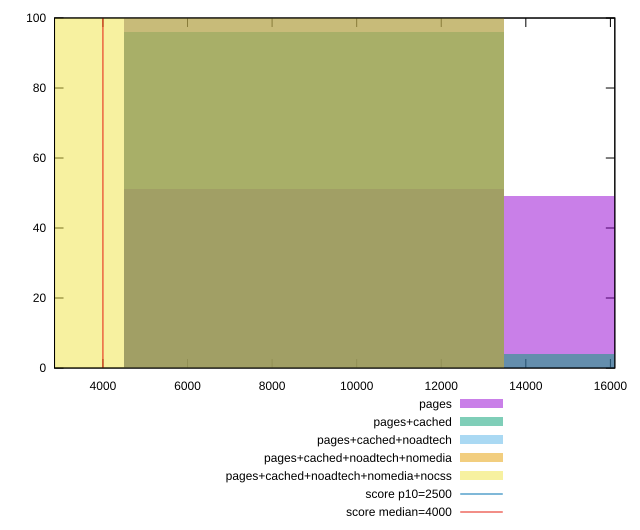

Source code (gnuplot):
reset

$pages <<EOF
17987.81962897771 49
8993.909814488856 51
EOF

$pagesCached <<EOF
17987.81962897771 4
8993.909814488856 96
EOF

$pagesCachedNoadtech <<EOF
8993.909814488856 100
EOF

$pagesCachedNoadtechNomedia <<EOF
8993.909814488856 100
EOF

$pagesCachedNoadtechNomediaNocss <<EOF
0 100
EOF

set key outside below
set boxwidth 8993.909814488856
set xrange [2855.359500000001:16104.630999999998]
set yrange [0:100]
set trange [0:100]
set style fill transparent solid 0.5 noborder

set parametric
set terminal svg size 640, 530 enhanced background rgb 'white'
set output "report_00012_2021-02-09T11:01:39.952Z/largest-contentful-paint/comparison/histogram/all_raw.svg"

plot $pages title "pages" with boxes, \
     $pagesCached title "pages+cached" with boxes, \
     $pagesCachedNoadtech title "pages+cached+noadtech" with boxes, \
     $pagesCachedNoadtechNomedia title "pages+cached+noadtech+nomedia" with boxes, \
     $pagesCachedNoadtechNomediaNocss title "pages+cached+noadtech+nomedia+nocss" with boxes, \
     2500,t title "score p10=2500", \
     4000,t title "score median=4000"

reset
